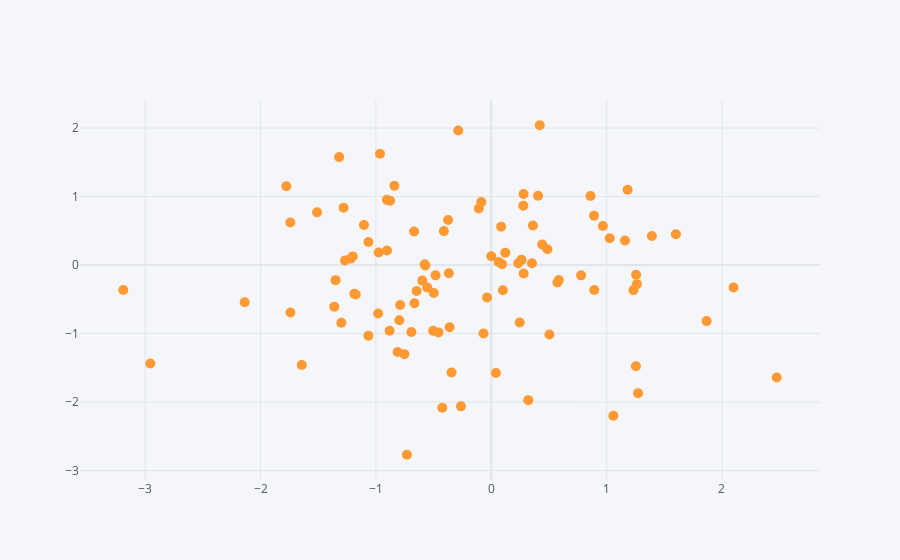

The code cell stored with this chart in its notebook:
### Code cell
# mode='markers' makes it so plotly doesn't try to connect all the dots
df.iplot(kind='scatter', x='A', y='B', mode='markers', size= 10)
